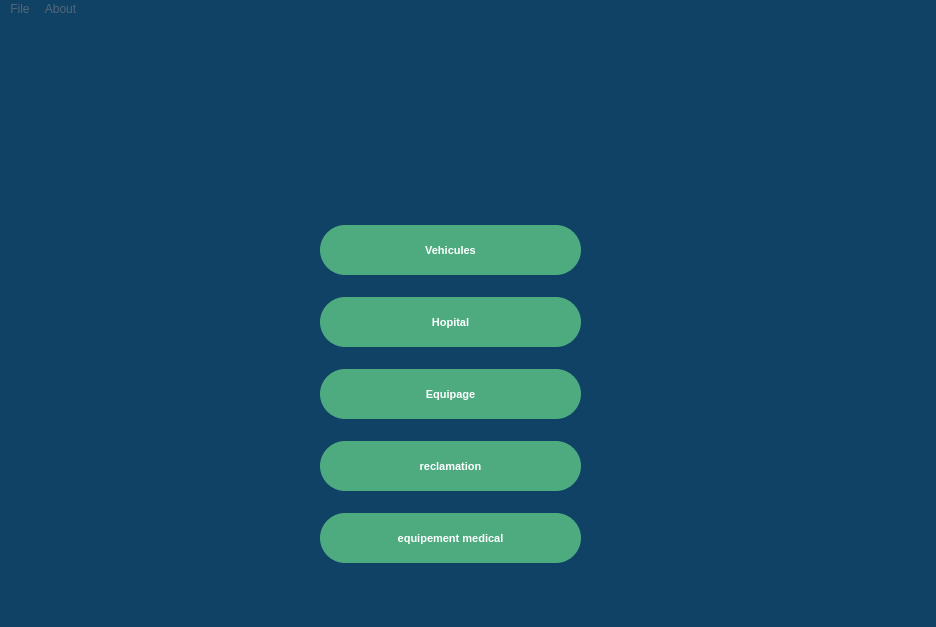
<?xml version="1.0" encoding="UTF-8"?>
<ui version="4.0">
 <class>MainWindow</class>
 <widget class="QMainWindow" name="MainWindow">
  <property name="geometry">
   <rect>
    <x>0</x>
    <y>0</y>
    <width>936</width>
    <height>627</height>
   </rect>
  </property>
  <property name="windowTitle">
   <string>MainWindow</string>
  </property>
  <property name="styleSheet">
   <string notr="true">/*Copyright (c) DevSec Studio. All rights reserved.

MIT License

Permission is hereby granted, free of charge, to any person obtaining a copy
of this software and associated documentation files (the &quot;Software&quot;), to deal
in the Software without restriction, including without limitation the rights
to use, copy, modify, merge, publish, distribute, sublicense, and/or sell
copies of the Software, and to permit persons to whom the Software is
furnished to do so, subject to the following conditions:

The above copyright notice and this permission notice shall be included in all
copies or substantial portions of the Software.

THE SOFTWARE IS PROVIDED *AS IS*, WITHOUT WARRANTY OF ANY KIND, EXPRESS OR
IMPLIED, INCLUDING BUT NOT LIMITED TO THE WARRANTIES OF MERCHANTABILITY,
FITNESS FOR A PARTICULAR PURPOSE AND NONINFRINGEMENT. IN NO EVENT SHALL THE
AUTHORS OR COPYRIGHT HOLDERS BE LIABLE FOR ANY CLAIM, DAMAGES OR OTHER
LIABILITY, WHETHER IN AN ACTION OF CONTRACT, TORT OR OTHERWISE, ARISING FROM,
OUT OF OR IN CONNECTION WITH THE SOFTWARE OR THE USE OR OTHER DEALINGS IN THE SOFTWARE.
*/

/*-----QWidget-----*/
 

QWidget
{
background-color: #0f4264;

 color:  #546678;
}


/*-----QLabel-----*/
QLabel
{
	background-color: transparent;
	color: #c2c7d5;
	font-size: 13px;

}


/*-----QPushButton-----*/
QPushButton
{
	background-color: #4eab80;
  
	color: #fff;
	font-size: 11px;
	font-weight: bold;
	border: none;
	border-radius: 25px;
	padding: 5px;

}


QPushButton::disabled
{
	background-color: #5c5c5c;

}


QPushButton::pressed
{
	background-color: #295a43;
 
}


/*-----QCheckBox-----*/
QCheckBox
{
	background-color: transparent;
	color: #fff;
	font-size: 10px;
	font-weight: bold;
	border: none;
	border-radius: 5px;

}


/*-----QCheckBox-----*/
QCheckBox::indicator
{
    color: #b1b1b1;
    background-color: #323232;
    border: 1px solid darkgray;
    width: 12px;
    height: 12px;

}


QCheckBox::indicator:checked
{
    image:url(&quot;./ressources/check.png&quot;);
	background-color: #ff3333;
    border: 1px solid #ff3333;

}


QCheckBox::indicator:unchecked:hover
{
    border: 1px solid #ff3333;

}


QCheckBox::disabled
{
	color: #656565;

}


QCheckBox::indicator:disabled
{
	background-color: #656565;
	color: #656565;
    border: 1px solid #656565;

}


/*-----QLineEdit-----*/
QLineEdit
{
	background-color: #c2c7d5;
	color: #000;
	font-weight: bold;
	border: none;
	border-radius: 2px;
	padding: 3px;

}


/*-----QListView-----*/
QListView
{
	background-color: #333333;
	color: #fff;
	font-size: 12px;
	font-weight: bold;
	border: 1px solid #191919;
	show-decoration-selected: 0;
	padding-left: -13px;
	padding-right: -13px;

}


QListView::item
{
	color: #31cecb;
	background-color: #454e5e;
	border: none;
	padding: 5px;
	border-radius: 0px;
	padding-left : 10px;
	height: 42px;

}

QListView::item:selected
{
	color: #000;
	background-color: #ff3333;

}


QListView::item:!selected
{
	color:white;
	background-color: transparent;
	border: none;
	padding-left : 10px;

}


QListView::item:!selected:hover
{
	color: #000;
	background-color: #bcbdbb;
	border: none;
	padding-left : 10px;

}


/*-----QTreeView-----*/
QTreeView 
{
	background-color: #252525;
	show-decoration-selected: 0;
	color: #c2c8d7;

}


QTreeView::item 
{
	border-top-color: transparent;
	border-bottom-color: transparent;

}


QTreeView::item:hover 
{
	background-color: #bcbdbb;
	color: #000;

}


QTreeView::item:selected 
{
	background-color: #ff3333;
	color: #000;

}


QTreeView::item:selected:active
{
	background-color: #ff3333;
	color: #000;

}


QTreeView::branch:has-children:!has-siblings:closed,
QTreeView::branch:closed:has-children:has-siblings 
{
	image: url(://tree-closed.png);

}

QTreeView::branch:open:has-children:!has-siblings,
QTreeView::branch:open:has-children:has-siblings  
{
	image: url(://tree-open.png);

}


/*-----QTableView &amp; QTableWidget-----*/
QTableView
{
    background-color: #252525;
	border: 1px solid gray;
    color: #f0f0f0;
    gridline-color: gray;
    outline : 0;

}


QTableView::disabled
{
    background-color: #242526;
    border: 1px solid #32414B;
    color: #656565;
    gridline-color: #656565;
    outline : 0;

}


QTableView::item:hover 
{
    background-color: #bcbdbb;
    color: #000;

}


QTableView::item:selected 
{
	background-color: #ff3333;
    color: #000;

}


QTableView::item:selected:disabled
{
    background-color: #1a1b1c;
    border: 2px solid #525251;
    color: #656565;

}


QTableCornerButton::section
{
	background-color: #343a49;
    color: #fff;

}


QHeaderView::section
{
	color: #fff;
	border-top: 0px;
	border-bottom: 1px solid gray;
	border-right: 1px solid gray;
	background-color: #343a49;
    margin-top:1px;
	margin-bottom:1px;
	padding: 5px;

}


QHeaderView::section:disabled
{
    background-color: #525251;
    color: #656565;

}


QHeaderView::section:checked
{
    color: #000;
    background-color: #ff3333;

}


QHeaderView::section:checked:disabled
{
    color: #656565;
    background-color: #525251;

}


QHeaderView::section::vertical::first,
QHeaderView::section::vertical::only-one
{
    border-top: 1px solid #353635;

}


QHeaderView::section::vertical
{
    border-top: 1px solid #353635;

}


QHeaderView::section::horizontal::first,
QHeaderView::section::horizontal::only-one
{
    border-left: 1px solid #353635;

}


QHeaderView::section::horizontal
{
    border-left: 1px solid #353635;

}


/*-----QScrollBar-----*/
QScrollBar:horizontal 
{
    background-color: transparent;
    height: 8px;
    margin: 0px;
    padding: 0px;

}


QScrollBar::handle:horizontal 
{
    border: none;
	min-width: 100px;
    background-color: #9b9b9b;

}


QScrollBar::add-line:horizontal, 
QScrollBar::sub-line:horizontal,
QScrollBar::add-page:horizontal, 
QScrollBar::sub-page:horizontal 
{
    width: 0px;
    background-color: transparent;

}


QScrollBar:vertical 
{
    background-color: transparent;
    width: 8px;
    margin: 0;

}


QScrollBar::handle:vertical 
{
    border: none;
	min-height: 100px;
    background-color: #9b9b9b;

}


QScrollBar::add-line:vertical, 
QScrollBar::sub-line:vertical,
QScrollBar::add-page:vertical, 
QScrollBar::sub-page:vertical 
{
    height: 0px;
    background-color: transparent;

}
</string>
  </property>
  <widget class="QWidget" name="centralwidget">
   <widget class="QLabel" name="label_2">
    <property name="geometry">
     <rect>
      <x>360</x>
      <y>0</y>
      <width>201</width>
      <height>191</height>
     </rect>
    </property>
    <property name="maximumSize">
     <size>
      <width>16777212</width>
      <height>16777215</height>
     </size>
    </property>
    <property name="text">
     <string/>
    </property>
    <property name="pixmap">
     <pixmap resource="res.qrc">:/img/rapidrescue-logos.jpeg</pixmap>
    </property>
    <property name="scaledContents">
     <bool>true</bool>
    </property>
   </widget>
   <widget class="QWidget" name="verticalLayoutWidget">
    <property name="geometry">
     <rect>
      <x>320</x>
      <y>190</y>
      <width>261</width>
      <height>371</height>
     </rect>
    </property>
    <layout class="QVBoxLayout" name="verticalLayout">
     <item>
      <widget class="QPushButton" name="pushButton_2">
       <property name="sizePolicy">
        <sizepolicy hsizetype="Minimum" vsizetype="Fixed">
         <horstretch>2</horstretch>
         <verstretch>2</verstretch>
        </sizepolicy>
       </property>
       <property name="maximumSize">
        <size>
         <width>300</width>
         <height>50</height>
        </size>
       </property>
       <property name="text">
        <string>Vehicules</string>
       </property>
      </widget>
     </item>
     <item>
      <widget class="QPushButton" name="pushButton_5">
       <property name="maximumSize">
        <size>
         <width>300</width>
         <height>50</height>
        </size>
       </property>
       <property name="text">
        <string>Hopital</string>
       </property>
      </widget>
     </item>
     <item>
      <widget class="QPushButton" name="pushButton_4">
       <property name="maximumSize">
        <size>
         <width>300</width>
         <height>50</height>
        </size>
       </property>
       <property name="text">
        <string>Equipage</string>
       </property>
      </widget>
     </item>
     <item>
      <widget class="QPushButton" name="pushButton_3">
       <property name="maximumSize">
        <size>
         <width>300</width>
         <height>50</height>
        </size>
       </property>
       <property name="text">
        <string>reclamation</string>
       </property>
      </widget>
     </item>
     <item>
      <widget class="QPushButton" name="pushButton">
       <property name="maximumSize">
        <size>
         <width>300</width>
         <height>50</height>
        </size>
       </property>
       <property name="text">
        <string>equipement medical</string>
       </property>
      </widget>
     </item>
    </layout>
   </widget>
   <widget class="QWidget" name="verticalLayoutWidget_2">
    <property name="geometry">
     <rect>
      <x>590</x>
      <y>209</y>
      <width>71</width>
      <height>331</height>
     </rect>
    </property>
    <layout class="QVBoxLayout" name="verticalLayout_2">
     <item>
      <widget class="QLabel" name="label_5">
       <property name="maximumSize">
        <size>
         <width>60</width>
         <height>60</height>
        </size>
       </property>
       <property name="text">
        <string/>
       </property>
       <property name="pixmap">
        <pixmap resource="res.qrc">:/img/ambulance.png</pixmap>
       </property>
       <property name="scaledContents">
        <bool>true</bool>
       </property>
      </widget>
     </item>
     <item>
      <widget class="QLabel" name="label_4">
       <property name="sizePolicy">
        <sizepolicy hsizetype="Ignored" vsizetype="Preferred">
         <horstretch>20</horstretch>
         <verstretch>20</verstretch>
        </sizepolicy>
       </property>
       <property name="maximumSize">
        <size>
         <width>60</width>
         <height>60</height>
        </size>
       </property>
       <property name="text">
        <string/>
       </property>
       <property name="pixmap">
        <pixmap resource="res.qrc">:/img/hospital(1).png</pixmap>
       </property>
       <property name="scaledContents">
        <bool>true</bool>
       </property>
       <property name="wordWrap">
        <bool>false</bool>
       </property>
      </widget>
     </item>
     <item>
      <widget class="QLabel" name="label_3">
       <property name="maximumSize">
        <size>
         <width>60</width>
         <height>60</height>
        </size>
       </property>
       <property name="text">
        <string/>
       </property>
       <property name="pixmap">
        <pixmap resource="res.qrc">:/img/doctor.png</pixmap>
       </property>
       <property name="scaledContents">
        <bool>true</bool>
       </property>
      </widget>
     </item>
     <item>
      <widget class="QLabel" name="label">
       <property name="maximumSize">
        <size>
         <width>60</width>
         <height>60</height>
        </size>
       </property>
       <property name="text">
        <string/>
       </property>
       <property name="pixmap">
        <pixmap resource="res.qrc">:/img/alarm.png</pixmap>
       </property>
       <property name="scaledContents">
        <bool>true</bool>
       </property>
      </widget>
     </item>
     <item>
      <widget class="QLabel" name="label_6">
       <property name="maximumSize">
        <size>
         <width>60</width>
         <height>60</height>
        </size>
       </property>
       <property name="text">
        <string/>
       </property>
       <property name="pixmap">
        <pixmap resource="res.qrc">:/img/first-aid-kit.png</pixmap>
       </property>
       <property name="scaledContents">
        <bool>true</bool>
       </property>
      </widget>
     </item>
    </layout>
   </widget>
  </widget>
  <widget class="QMenuBar" name="menubar">
   <property name="geometry">
    <rect>
     <x>0</x>
     <y>0</y>
     <width>936</width>
     <height>25</height>
    </rect>
   </property>
   <widget class="QMenu" name="menuFile">
    <property name="title">
     <string>File</string>
    </property>
   </widget>
   <widget class="QMenu" name="menuAbout">
    <property name="title">
     <string>About</string>
    </property>
    <addaction name="actionAbout_us"/>
    <addaction name="actionAbout_Qt"/>
   </widget>
   <addaction name="menuFile"/>
   <addaction name="menuAbout"/>
  </widget>
  <widget class="QStatusBar" name="statusbar"/>
  <action name="actionAbout_us">
   <property name="text">
    <string>About us</string>
   </property>
  </action>
  <action name="actionAbout_Qt">
   <property name="text">
    <string>About Qt</string>
   </property>
  </action>
 </widget>
 <resources>
  <include location="res.qrc"/>
 </resources>
 <connections/>
</ui>
